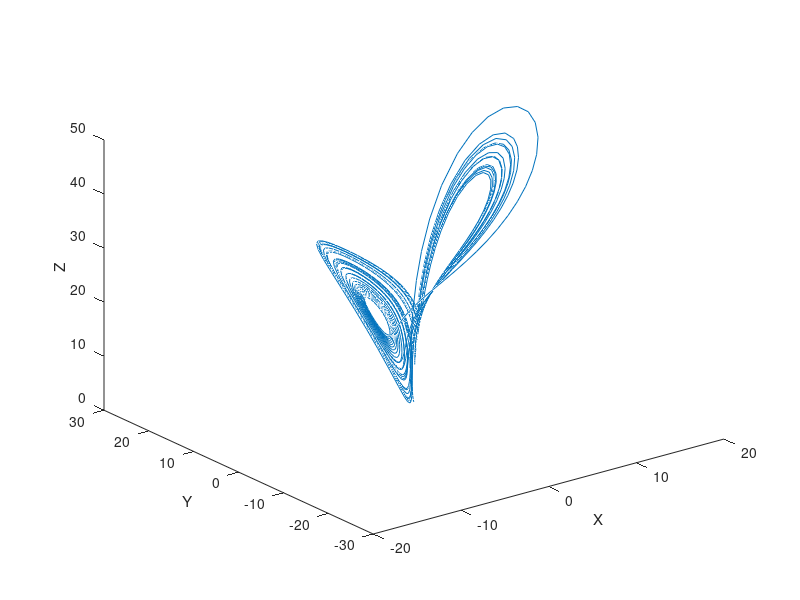

The MATLAB source for this figure:
% Solve the Lorentz system and plot the results

function res = lorenz()
    % Run the ode solver
    [T, M] = ode45(@rate_func, [0 30], [1 2 3]);
    
    % plot the results
    X = M(:,1);
    Y = M(:,2);
    Z = M(:,3);
    plot3(X, Y, Z)
    xlabel('X')
    ylabel('Y')
    zlabel('Z')
    
    % uncomment this to see the trajectory animated
    % comet3(X, Y, Z);
end

function res = rate_func(t, V)
    % unpack the state vector
    x = V(1);
    y = V(2);
    z = V(3);

    % set the parameters
    sigma = 10;
    b = 8/3;
    r = 28;

    % compute the derivatives
    dxdt = sigma * (y-x);
    dydt = x * (r-z) - y;
    dzdt = x*y - b*z;

    % pack the results in a column vector
    res = [dxdt; dydt; dzdt];    
end
